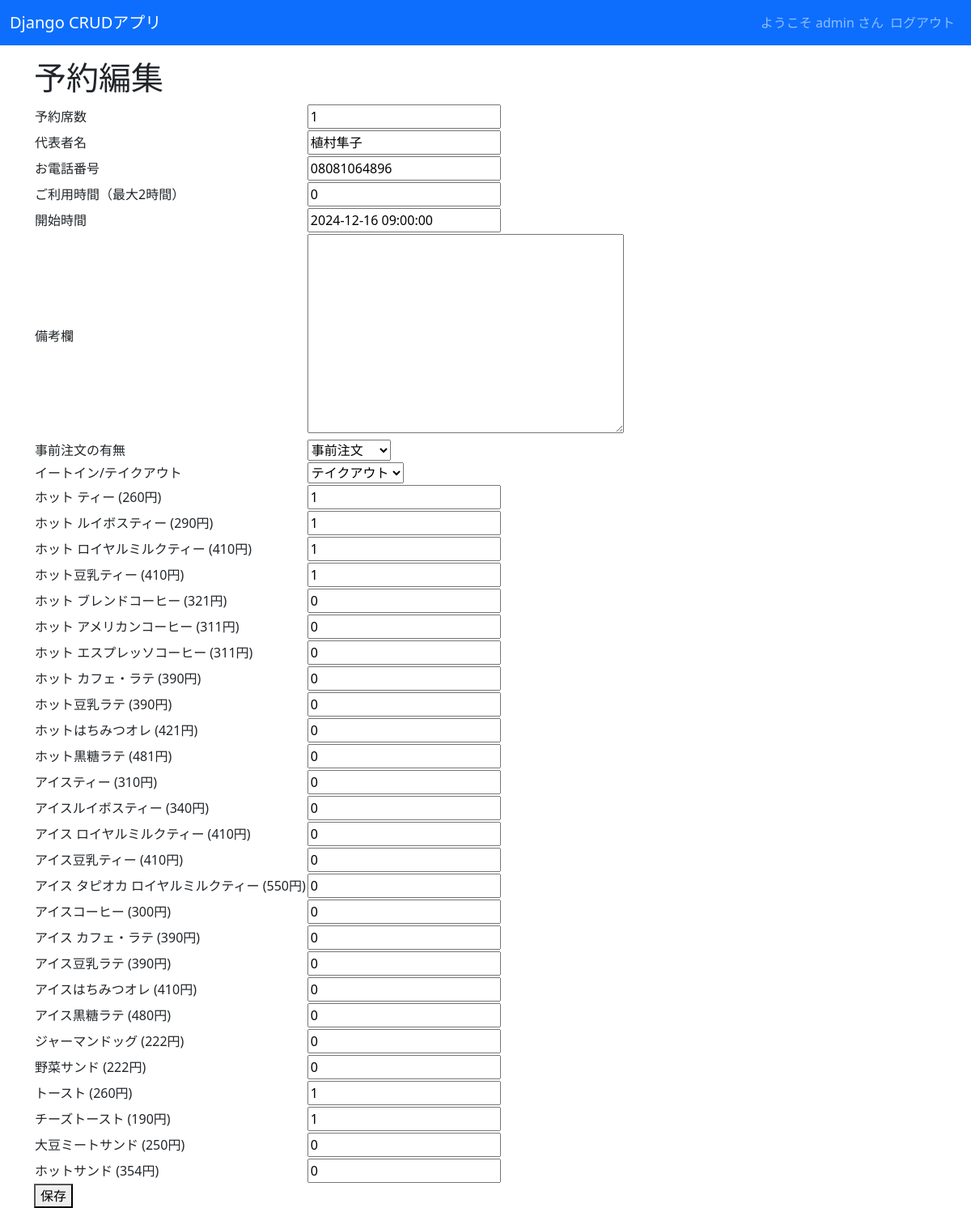
The page /edit/52/ (signed in) on the database its author committed.
### reservations/models.py (models this page shows, shortened)
class Reservation(models.Model):
    customer_name = models.CharField(max_length=60, verbose_name="代表者名")
    phone_number = models.CharField(max_length=15, verbose_name="お電話番号")
    hour = models.PositiveIntegerField(verbose_name="ご利用時間（最大2時間）")
    start = models.DateTimeField(verbose_name="開始時間")
    end = models.DateTimeField(verbose_name="終了時間", null=True, blank=True)
    seat_count = models.PositiveIntegerField(verbose_name="予約席数", default=1)
    remark = models.TextField(max_length=200, verbose_name="備考欄", null=True, blank=True)
    RESERVATION_IS_PREORDER = ((1, '事前注文'), (2, 'お店で注文'))
    is_preorder = models.IntegerField(choices=RESERVATION_IS_PREORDER, verbose_name="事前注文の有無")
    RESERVATION_IS_EATIN = ((1, 'イートイン'), (2, 'テイクアウト'))
    is_eatin = models.IntegerField(choices=RESERVATION_IS_EATIN, verbose_name="イートイン/テイクアウト")
    menu_items = models.ManyToManyField(Items, through='ReservationItem', verbose_name="注文メニュー")

### reservations/views.py (the view, shortened to what this page needs)
# urls.py: path('edit/<int:pk>/', views.ReservationEditView.as_view(), name="reservation_edit"),
class ReservationEditView(UpdateView):
    model = Reservation
    form_class = ReservationForm
    template_name = 'reservations/reservation_edit.html'
    def get_object(self):
        reservation_id = self.kwargs.get('pk')
        return get_object_or_404(Reservation, id=reservation_id)
    def get_context_data(self, **kwargs):
        context = super().get_context_data(**kwargs)
        reservation = self.get_object()
        reservation_items = reservation.items.all()
        context['reservation_items'] = reservation_items
        return context

### reservations/forms.py (shortened to what this page needs)
class ReservationForm(forms.ModelForm):
    class Meta:
        model = Reservation
        fields = [
            'seat_count', 'customer_name', 'phone_number', 'hour', 'start', 'remark', 'is_preorder', 'is_eatin'
        ]
    def __init__(self, *args, **kwargs):
        super().__init__(*args, **kwargs)
        items = Items.objects.all().order_by('sort')  # メニューを並べ替え
        for item in items:
            quantity = 0
            if self.instance.pk:  # 予約が既に存在する場合
                reservation_items = self.instance.items.filter(item=item)
                if reservation_items.exists():
                    quantity = reservation_items.first().quantity
            self.fields[f'item_{item.id}'] = forms.IntegerField(
                label=f'{item.name} ({item.price}円)',
                required=False,
                initial=quantity,  # 初期値に数量を設定
                widget=forms.NumberInput(attrs={'min': '0', 'step': '1'})
            )

### reservations/templates/reservations/reservation_edit.html (shortened to what this page needs)
{% extends 'base.html' %}
{% block content %}
<h1>予約編集</h1>
<form method="post">
    <table>
        <tbody>
            {% for field in form %}
                <tr>
                    <td>{{ field.label }}</td>
                    <td>{{ field }}</td>
                </tr>
            {% endfor %}
        </tbody>
    </table>
    <button type="submit">保存</button>
</form>
{% endblock %}

### myproject2/crud/templates/base.html (shortened to what this page needs)
<!DOCTYPE html>
<html lang="ja">
<head>
    <link href="https://cdn.jsdelivr.net/npm/bootstrap@5.3.0-alpha3/dist/css/bootstrap.min.css" rel="stylesheet">
</head>
<body>
    <nav class="navbar navbar-expand-lg navbar-dark bg-primary" style="margin-bottom: 1rem;">
        <div class="container-fluid">
            <a class="navbar-brand" href="{% url 'list' %}">Django CRUDアプリ</a>
            <div class="collapse navbar-collapse" id="navbarNav">
                <ul class="navbar-nav ms-auto">
                    {% if request.user.is_authenticated %}
                    <span class="navbar-text">
                        ようこそ {{ user.get_username }} さん
                    </span>
                    <li class="nav-item">
                        <form action="{% url 'logout' %}" method="post">
                            <input class="nav-link" type="submit" value="ログアウト">
                        </form>
                    </li>
                    {% else %}
                    <li class="nav-item">
                        <a class="nav-link" href="{% url 'login' %}">ログイン</a>
                    </li>
                    {% endif %}
                </ul>
            </div>
        </div>
    </nav>
    <div class="container">
        {% block content %}{% endblock %}
    </div>
</body>
</html>

### rows shown on the page
Reservation: form "1" "植村隼子" "08081064896" "0" "2024-12-16 09:00:00" "事前注文" "テイクアウト"

### other values the page prints
{{ user.get_username }} "admin"
{{ field.label }} "予約席数" "代表者名" "お電話番号" "ご利用時間（最大2時間）" "開始時間" "備考欄" "事前注文の有無" "イートイン/テイクアウト" "ホット ティー (260円)" "ホット ルイボスティー (290円)" "ホット ロイヤルミルクティー (410円)" "ホット豆乳ティー (410円)" "ホット ブレンドコーヒー (321円)" "ホット アメリカンコーヒー (311円)" "ホット エスプレッソコーヒー (311円)" "ホット カフェ・ラテ (390円)" "ホット豆乳ラテ (390円)" "ホットはちみつオレ (421円)" "ホット黒糖ラテ (481円)" "アイスティー (310円)" "アイスルイボスティー (340円)" "アイス ロイヤルミルクティー (410円)" "アイス豆乳ティー (410円)" "アイス タピオカ ロイヤルミルクティー (550円)" "アイスコーヒー (300円)" "アイス カフェ・ラテ (390円)" "アイス豆乳ラテ (390円)" "アイスはちみつオレ (410円)" "アイス黒糖ラテ (480円)" "ジャーマンドッグ (222円)" "野菜サンド (222円)" "トースト (260円)" "チーズトースト (190円)" "大豆ミートサンド (250円)" "ホットサンド (354円)"
